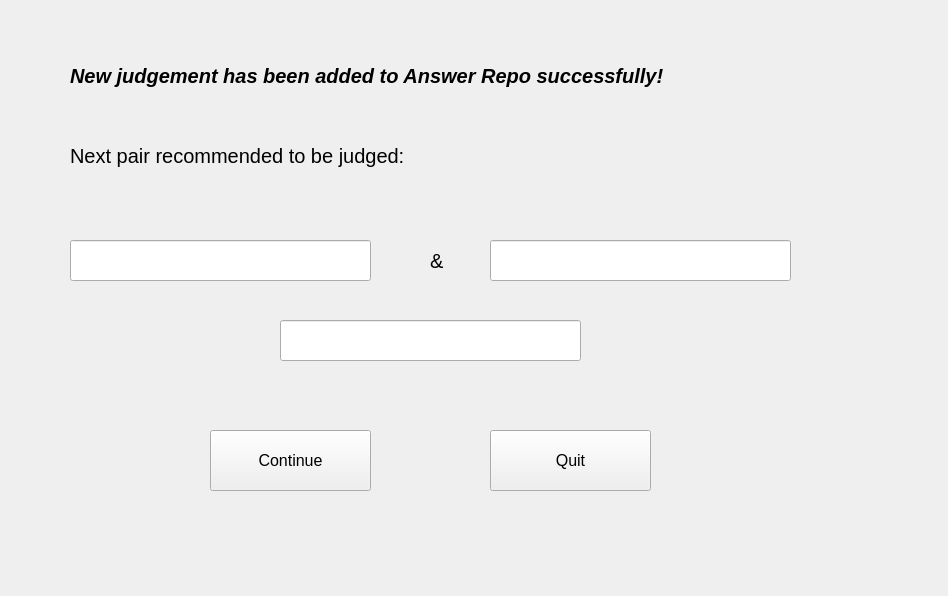
<?xml version="1.0" encoding="UTF-8"?>
<ui version="4.0">
 <class>Answer_Repo</class>
 <widget class="QWidget" name="Answer_Repo">
  <property name="geometry">
   <rect>
    <x>0</x>
    <y>0</y>
    <width>948</width>
    <height>596</height>
   </rect>
  </property>
  <property name="windowTitle">
   <string>Form</string>
  </property>
  <widget class="QLabel" name="label">
   <property name="geometry">
    <rect>
     <x>70</x>
     <y>30</y>
     <width>801</width>
     <height>91</height>
    </rect>
   </property>
   <property name="font">
    <font>
     <pointsize>15</pointsize>
     <weight>75</weight>
     <italic>true</italic>
     <bold>true</bold>
    </font>
   </property>
   <property name="text">
    <string>New judgement has been added to Answer Repo successfully!</string>
   </property>
  </widget>
  <widget class="QLineEdit" name="Recommendation_A">
   <property name="geometry">
    <rect>
     <x>70</x>
     <y>240</y>
     <width>301</width>
     <height>41</height>
    </rect>
   </property>
  </widget>
  <widget class="QLabel" name="label_2">
   <property name="geometry">
    <rect>
     <x>70</x>
     <y>140</y>
     <width>641</width>
     <height>31</height>
    </rect>
   </property>
   <property name="font">
    <font>
     <pointsize>15</pointsize>
    </font>
   </property>
   <property name="text">
    <string>Next pair recommended to be judged:</string>
   </property>
  </widget>
  <widget class="QLabel" name="label_3">
   <property name="geometry">
    <rect>
     <x>430</x>
     <y>245</y>
     <width>41</width>
     <height>31</height>
    </rect>
   </property>
   <property name="font">
    <font>
     <pointsize>15</pointsize>
    </font>
   </property>
   <property name="text">
    <string>&amp;</string>
   </property>
  </widget>
  <widget class="QLineEdit" name="Recommendation_B">
   <property name="geometry">
    <rect>
     <x>490</x>
     <y>240</y>
     <width>301</width>
     <height>41</height>
    </rect>
   </property>
  </widget>
  <widget class="QPushButton" name="Continue">
   <property name="geometry">
    <rect>
     <x>210</x>
     <y>430</y>
     <width>161</width>
     <height>61</height>
    </rect>
   </property>
   <property name="font">
    <font>
     <pointsize>12</pointsize>
    </font>
   </property>
   <property name="text">
    <string>Continue</string>
   </property>
  </widget>
  <widget class="QPushButton" name="Quit">
   <property name="geometry">
    <rect>
     <x>490</x>
     <y>430</y>
     <width>161</width>
     <height>61</height>
    </rect>
   </property>
   <property name="font">
    <font>
     <pointsize>12</pointsize>
    </font>
   </property>
   <property name="text">
    <string>Quit</string>
   </property>
  </widget>
  <widget class="QLineEdit" name="Relation">
   <property name="geometry">
    <rect>
     <x>280</x>
     <y>320</y>
     <width>301</width>
     <height>41</height>
    </rect>
   </property>
  </widget>
 </widget>
 <resources/>
 <connections/>
</ui>
